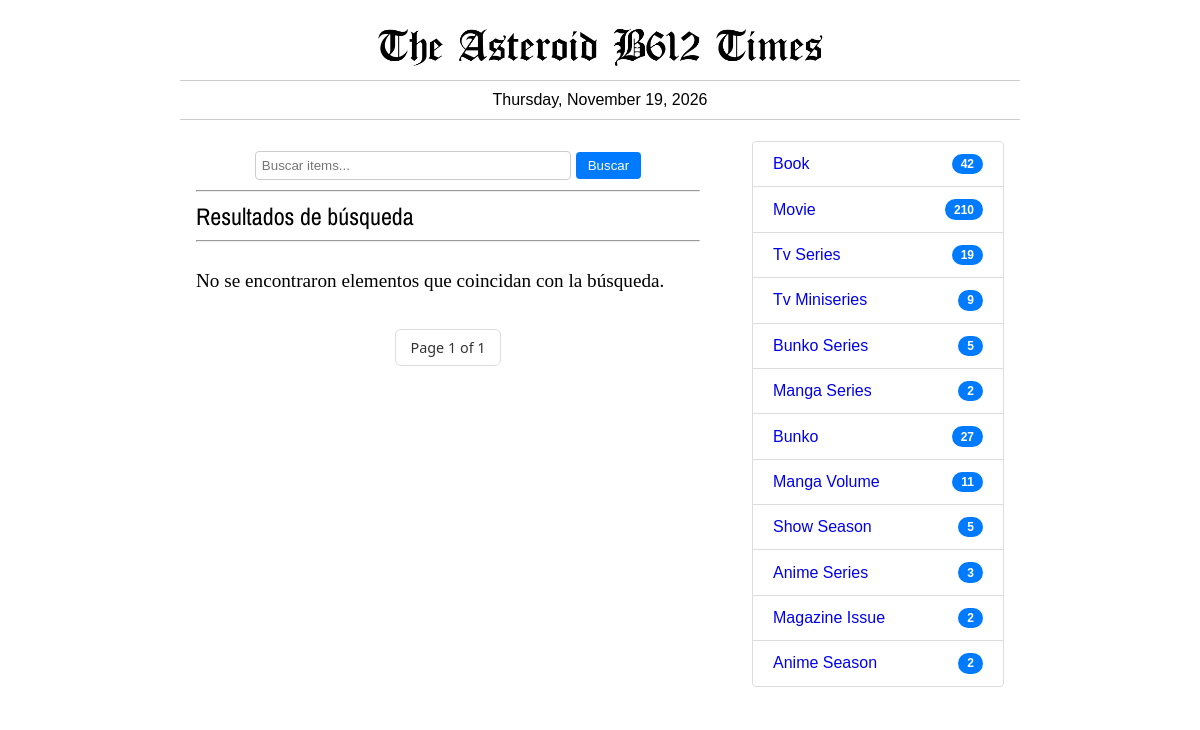
The app's page /search/ with its own data.
### times/models.py (models this page shows, shortened)
class Categoria(models.Model):
    nom_categoria = models.CharField(max_length=255)

### times/views.py (the view, shortened to what this page needs)
# urls.py: path('search/', views.search_items, name='searchItems'),
def search_items(request):
    query = request.GET.get('q', '').strip()
    articles = []
    page = request.GET.get('page', 1)
    paginator = Paginator(articles, 12)
    resultados = paginator.get_page(page)
    return render(request, 'search.html', {'articles': resultados, 'query': query})

### times/context_processors.py (called while the page is built)
def categories_processor(request):
    tipo_priority = ['book','movie','tv series', 'TV miniseries', 'bunko series', 'manga series']
    custom_tipo_order = Case(
        *[When(nom_categoria=t, then=Value(i)) for i, t in enumerate(tipo_priority)],
        default=Value(len(tipo_priority)),
        output_field=IntegerField()
    )
    return {
        'cats': (
            Categoria.objects.annotate(total_items=Count('item'))
            .filter(total_items__gt=0)
            .order_by(custom_tipo_order, '-total_items')
        ),
        'all_cats': (
            Categoria.objects.annotate(total_items=Count('item'))
            .order_by(custom_tipo_order, '-total_items')
        )
    }

### times/templates/search.html (shortened to what this page needs)
{% extends 'base_times.html' %}
{% load static %}
{% block izquierda %}
<form action="{% url 'searchItems' %}" method="GET" style="margin: 10px 0; text-align: center;">
  <input type="text" name="q" placeholder="Buscar items..." value="{{ query }}" style="padding: 6px; width: 60%; border-radius: 4px; border: 1px solid #ccc;">
  <button type="submit" style="padding: 6px 12px; border-radius: 4px; background: #007bff; color: white; border: none;">Buscar</button>
</form>
<hr/>
  <h2>Resultados de búsqueda {% if query %}para "{{ query }}"{% endif %}</h2>
  <hr style="margin-bottom: 1.5em;">
  {% if articles %}
    {% for a in articles %}
      {% if a.cover_image %}
        <img src="{{ a.cover_image.imagen.url }}" class="img-desktop" style="float:left; width: 40%; max-width: 200px; margin-top: 0.4em; margin-left: 0em; margin-right: 0.9em; margin-bottom: 0.3em; border: 1px solid gray;">
      {% endif %}
      <h2><a href="{% url 'item' a.id %}" style="text-decoration:none; color:#007bff; ">{{a.titulo}}{{a.periodo}}</a> {% if a.consumos > 0 %}&#9989;{%endif%}</h2>
      <p><span class="detalles">{{a.tipo.nom_categoria|title}} | {{a.fecha_creacion|date:"F j, Y"}}</p>
      {% if a.cover_image %}
        <img src="{{ a.cover_image.imagen.url }}" class="img-mobile" style="border: 1px solid gray;">
      {% endif %}
      <p>{{a.preview|truncatewords:50 }}</p>
      <div style="clear:both;"></div>
      <hr style="margin-bottom: 0.9em; margin-top: 0em;">
      <div style="clear:both"></div>
    {% endfor %}
  {% else %}
    <p>No se encontraron elementos que coincidan con la búsqueda.</p>
  {% endif %}
  <ul class="pagination">
    {% if articles.paginator.num_pages > 0 %}
      <li><a href="#">Page {{ articles.number }} of {{ articles.paginator.num_pages }}</a> </li>
    {% endif %}
  </ul>
{% endblock %}
{% block derecha %}
<ul class="list-group">
  {% for c in cats %}
    <li class="list-group-item">
      <a href="{% url 'categoria' c.id %}" style="text-decoration:none;">{{ c.nom_categoria|title }}</a>
      <span class="badge badge-pill">{{ c.total_items }}</span>
    </li>
  {% endfor %}
</ul>
{% endblock %}

### records on screen
Categoria: nom_categoria "Book", total_items "42"
Categoria: nom_categoria "Movie", total_items "210"
Categoria: nom_categoria "Tv Series", total_items "19"
Categoria: nom_categoria "Tv Miniseries", total_items "9"
Categoria: nom_categoria "Bunko Series", total_items "5"
Categoria: nom_categoria "Manga Series", total_items "2"
Categoria: nom_categoria "Bunko", total_items "27"
Categoria: nom_categoria "Manga Volume", total_items "11"
Categoria: nom_categoria "Show Season", total_items "5"
Categoria: nom_categoria "Anime Series", total_items "3"
Categoria: nom_categoria "Magazine Issue", total_items "2"
Categoria: nom_categoria "Anime Season", total_items "2"

### other values on screen
{{ articles.number }} "1"
{{ articles.paginator.num_pages }} "1"
